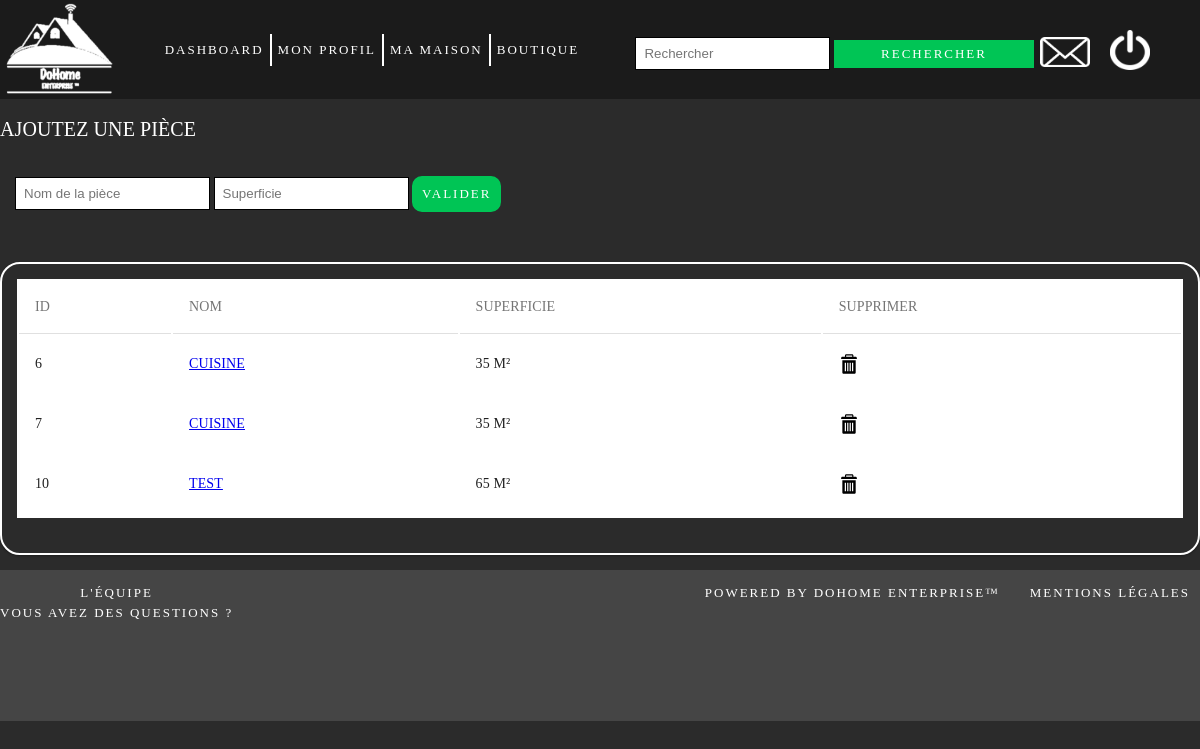
The app's page /controller/piece.php?maison=2 (signed in) with its own data.
### tables this page shows
CREATE TABLE `pieces` (
  `ID_pieces` int(11) NOT NULL,
  `ID_Maison` int(11) NOT NULL,
  `Nom` text NOT NULL,
  `superficie` int(11) DEFAULT NULL
);

### modele/piece.php (called while the page is built, shortened)
<?php
function getPiecesfromMaison(PDO $dbh, $idmaison)
{
    $query = "SELECT ID_pieces,Nom, superficie FROM pieces WHERE ID_Maison =:idmaison";
    $sql = $dbh->prepare($query);
    $sql->execute(['idmaison' => $idmaison]);
    $data = $sql->fetchAll();
    return $data;
}

### vue/mes_pieces.php (the view, shortened to what this page needs)
<!DOCTYPE html>
<html lang="fr">
<head>
    <link rel="stylesheet" href="../css/maison.css"/>
    <link rel="stylesheet" href="../css/tableau.css"/>
</head>
<?php include("haut_de_page.php"); ?>
<body>
<br>
<intro>Ajoutez une pièce</intro>
<div class="connexion-inscription">
    <form method="POST" action="../controller/piece.php?maison=<?php echo $idmaison ?>">
        <input id="case" type="text" name="nom_piece" placeholder="Nom de la pièce" required/>
        <input id="case" type="text" name="superficie" placeholder="Superficie" required/>
        <input id="bouton4" type="submit" name="envoi" value="Valider"/>
    </form>
</div>
<br>
<div>
    <div class="table-responsive-vertical shadow-z-1">
        <table id="table" class="table table-hover table-mc-light-blue">
            <thead>
            <tr>
                <th>ID</th>
                <th>Nom</th>
                <th>Superficie</th>
                <th>Supprimer</th>
            </thead>
            <tbody>
            <?php
            foreach ($piece as $row) {
                ?>
                <tr>
                    <td data-title="ID"><?php echo $row['ID_pieces'] ?></td>
                    <td data-title="Nom">
                        <a href="../controller/piece.php?piece=<?php echo $row['ID_pieces'] ?>&maison=<?php echo $idmaison ?>"> <?php echo $row['Nom'] ?> </a>
                    </td>
                    <td data-title="Superficie"><?php echo $row['superficie'] ?> m²</td>
                    <td data-title="Supprimer"><a href="../controller/piece.php$suppr=<?php echo $row['ID_pieces'] ?>">
                            <img border="0" alt="supprimer" src="../vue/img/img_96165.svg" width="20" height="20">
                        </a></td>
                </tr>
                <?php
            }
            ?>
            </tbody>
        </table>
    </div>
</body>
<?php include("bas_de_page.php"); ?>
</html>

### css/maison.css (style rules this page uses)
intro { font-family: "PT Sans"; text-transform: uppercase; color: white; font-size: 20px; }
#bouton4 { width: auto; font-family: "PT Sans"; text-transform: uppercase; letter-spacing: 2px; background-color: #00c555; color: white; border-radius: 10px; border: 2px solid #00c555; font-size: 13px; padding:8px; }

### css/tableau.css (style rules this page uses)
.table-responsive-vertical { border-radius: 20px; width: auto; height: auto; border: 2px solid white; padding: 15px; margin: 15px; text-align: center; horizontal-align: middle; overflow: auto; margin-left: 0; margin-right: 0; font-family: "PT Sans"; text-transform: uppercase; }
#case { border: 1px solid black; padding: 8px; }
.connexion-inscription { margin:15px; }
*, *:after, *:before { -webkit-box-sizing: border-box; -moz-box-sizing: border-box; box-sizing: border-box; }
html, body { position: relative; min-height: 100%; height: 100%; }
html { position: relative; overflow-x: hidden; padding: 0; min-height: 100%; font-size: 62.5%; }
body { font-family: 'RobotoDraft', 'Roboto', 'Helvetica Neue, Helvetica, Arial', sans-serif; font-style: normal; font-weight: 300; font-size: 1.4rem; line-height: 2rem; letter-spacing: 0.01rem; color: #212121; background-color: #f5f5f5; -webkit-font-smoothing: antialiased; -moz-osx-font-smoothing: grayscale; text-rendering: optimizeLegibility; }
.shadow-z-1 { -webkit-box-shadow: 0 1px 3px 0 rgba(0, 0, 0, 0.12), 0 1px 2px 0 rgba(0, 0, 0, 0.24); -moz-box-shadow: 0 1px 3px 0 rgba(0, 0, 0, 0.12), 0 1px 2px 0 rgba(0, 0, 0, 0.24); box-shadow: 0 1px 3px 0 rgba(0, 0, 0, 0.12), 0 1px 2px 0 rgba(0, 0, 0, 0.24); }
.table { width: 100%; max-width: 100%; margin-bottom: 2rem; background-color: #fff; }
.table > thead > tr, .table > tbody > tr, .table > tfoot > tr { -webkit-transition: all 0.3s ease; -o-transition: all 0.3s ease; transition: all 0.3s ease; }
.table > thead > tr > th, .table > tbody > tr > th, .table > tfoot > tr > th, .table > thead > tr > td, .table > tbody > tr > td, .table > tfoot > tr > td { text-align: left; padding: 1.6rem; vertical-align: top; border-top: 0; -webkit-transition: all 0.3s ease; -o-transition: all 0.3s ease; transition: all 0.3s ease; }
.table > thead > tr > th { font-weight: 400; color: #757575; vertical-align: bottom; border-bottom: 1px solid rgba(0, 0, 0, 0.12); }
.table > caption + thead > tr:first-child > th, .table > colgroup + thead > tr:first-child > th, .table > thead:first-child > tr:first-child > th, .table > caption + thead > tr:first-child > td, .table > colgroup + thead > tr:first-child > td, .table > thead:first-child > tr:first-child > td { border-top: 0; }

### css/haut_bas_de_page.css (style rules this page uses)
body { background-size: cover; background-image: linear-gradient(to bottom right, #2b2b2b, #2b2b2b); margin: 0; height: auto; width: 100%; }

### records on screen
pieces: ID_pieces "6", Nom "CUISINE", superficie "35"
pieces: ID_pieces "7", Nom "CUISINE", superficie "35"
pieces: ID_pieces "10", Nom "TEST", superficie "65"
